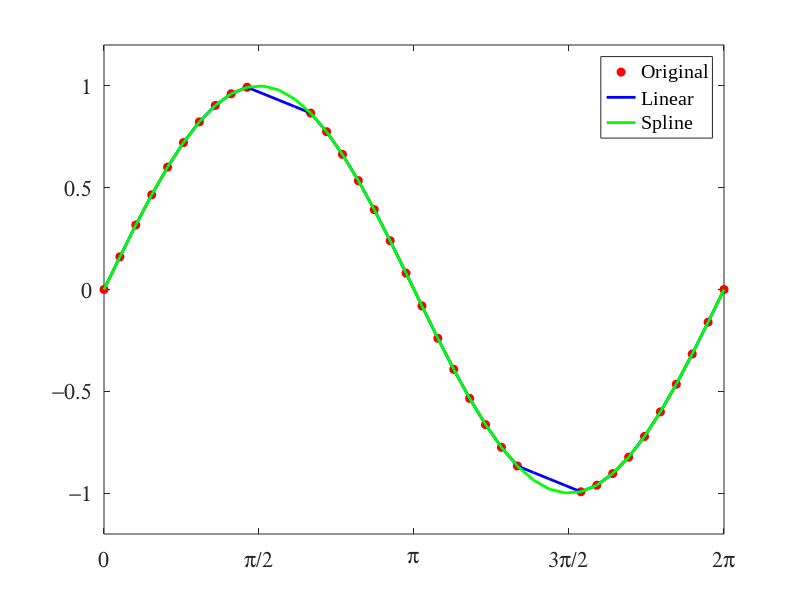

This chart was generated by the following MATLAB code:
x = linspace(0, 2*pi, 40); x_m = x;
x_m([11:13, 28:30]) = NaN; y_m = sin(x_m);
plot(x_m, y_m,'ro', 'MarkerFaceColor', 'r');
xlim([0, 2*pi]); ylim([-1.2, 1.2]); box on;
set(gca, 'FontName', 'symbol', 'FontSize', 16);
set(gca, 'XTick', 0:pi/2:2*pi);
set(gca, 'XTickLabel', {'0', 'p/2', 'p', '3p/2', '2p'});
m_i = ~isnan(x_m);
y_i = interp1(x_m(m_i), ...
y_m(m_i), x);
hold on;
plot(x,y_i,'-b', ...
'LineWidth', 2);
hold off;
m_i = ~isnan(x_m);
y_i = spline(x_m(m_i), y_m(m_i), x);
hold on; plot(x,y_i,'-g', 'LineWidth', 2); hold off;
h = legend('Original', 'Linear', 'Spline');
set(h,'FontName', 'Times New Roman');
